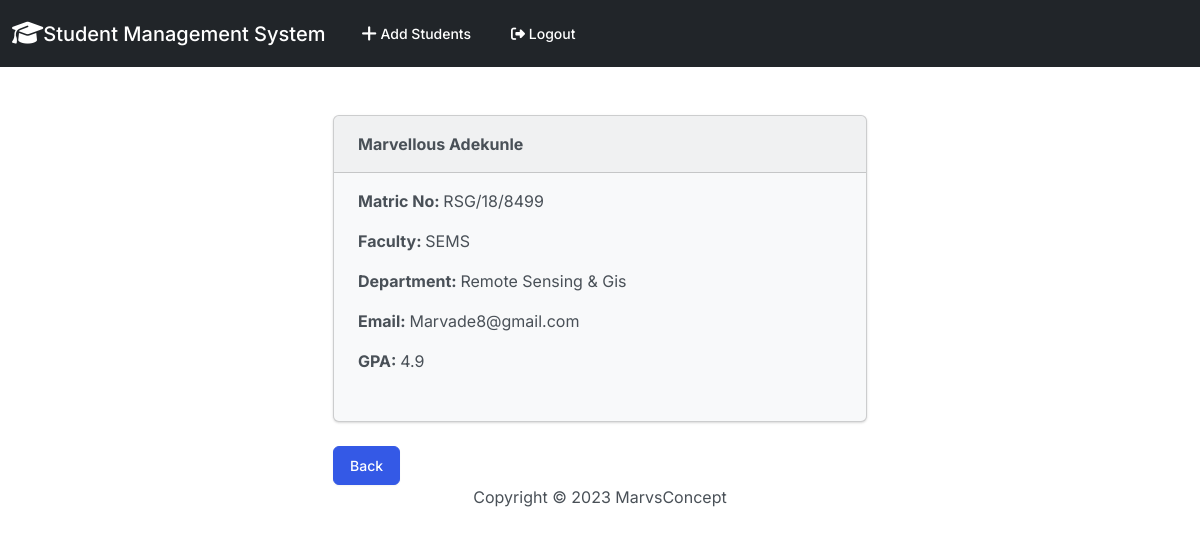
The page /record/1 (signed in) on the database as committed earlier.
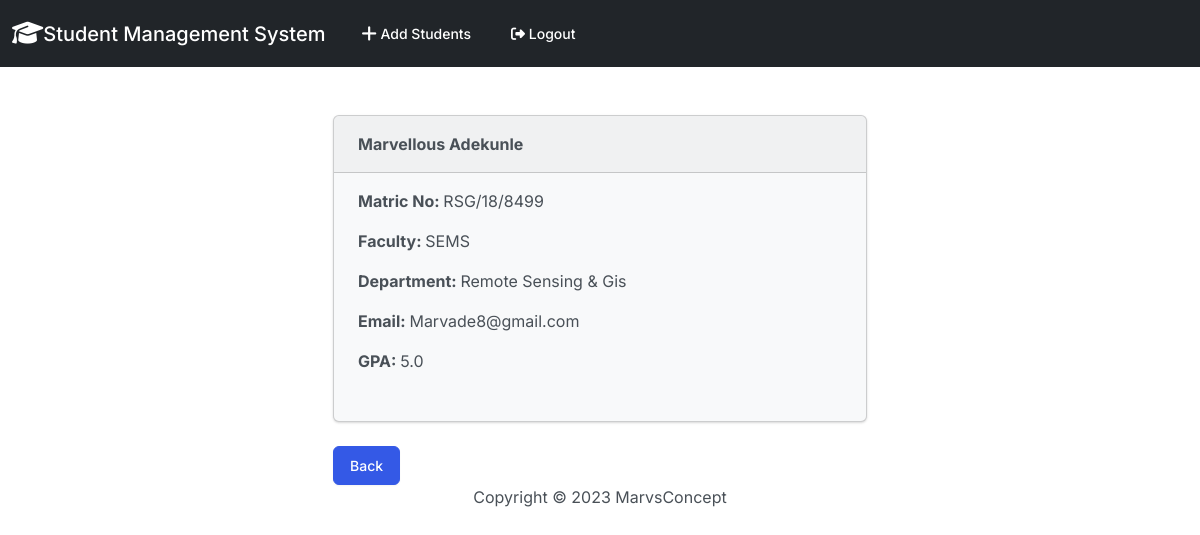
The same page on the database as committed later.
### students/models.py (models this page shows)
class Record(models.Model):
    created_at = models.DateTimeField(auto_now_add=True)
    matric_no = models.CharField(max_length = 50)
    first_name = models.CharField(max_length=50)
    last_name = models.CharField(max_length=50)
    faculty = models.CharField(max_length=50)
    department = models.CharField(max_length=50)
    email =  models.EmailField(max_length=50)
    gpa = models.FloatField()
    def __str__(self):
        return (f"{self.first_name} {self.last_name}")

### students/views.py (the view)
# urls.py: path('record/<int:pk>', views.student_record, name='record'),
def student_record(request, pk):
    if request.user.is_authenticated:
        student_record = Record.objects.get(id=pk)
        return render(request, 'record.html', {'student_record':student_record})
    else:
        messages.success(request,"You must be logged in...")
        return redirect('home')

### students/templates/record.html (shortened to what this page needs)
{% extends 'base.html' %}
{% block content %}
<div class="container">
<div class="container-fluid col-md-6 offset-md-3">
            <div class="card bg-light ">
              <div class="card-header"><strong>{{ student_record }}</strong></div>
              <div class="card-body">
                <p class="card-text">
                    <strong> Matric No: </strong>{{student_record.matric_no}}
                   <p>
                   <strong> Faculty: </strong>{{student_record.faculty}}
                    <p>
                    <strong> Department: </strong>{{student_record.department}}
                    <p>
                    <strong> Email: </strong>{{student_record.email}}
                    <p>
                    <strong> GPA: </strong>{{student_record.gpa}}
                  </div>
            </div>
            <br>
    <a href="{% url 'home' %}" class= "btn btn-primary"> Back </a>
</div>
</div>
{% endblock %}

Rows that differ between the two databases and show on the page:
changed Record "Marvellous Adekunle": gpa "4.9" → "5.0"
